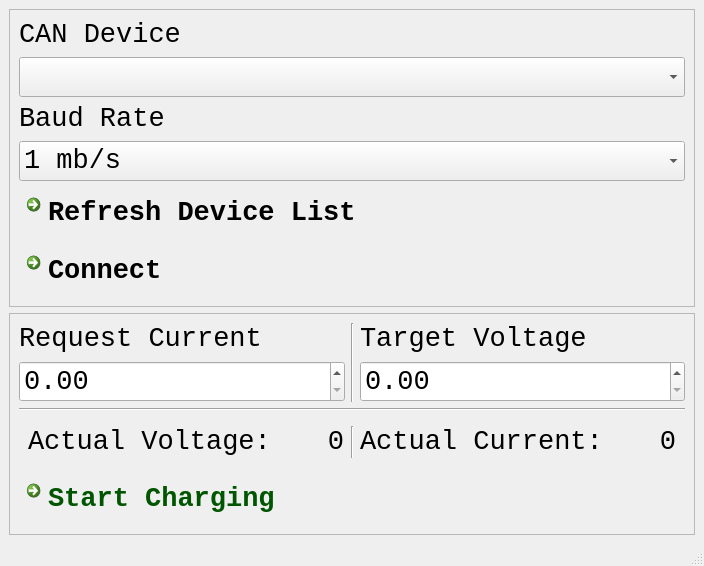
<?xml version="1.0" encoding="UTF-8"?>
<ui version="4.0">
 <class>ChargerGui</class>
 <widget class="QMainWindow" name="ChargerGui">
  <property name="geometry">
   <rect>
    <x>0</x>
    <y>0</y>
    <width>704</width>
    <height>565</height>
   </rect>
  </property>
  <property name="windowTitle">
   <string>ChargerGui</string>
  </property>
  <widget class="QWidget" name="centralwidget">
   <layout class="QGridLayout" name="gridLayout_4">
    <item row="0" column="0">
     <widget class="QFrame" name="CanFrame">
      <property name="frameShape">
       <enum>QFrame::StyledPanel</enum>
      </property>
      <property name="frameShadow">
       <enum>QFrame::Raised</enum>
      </property>
      <layout class="QGridLayout" name="gridLayout_2">
       <item row="3" column="0">
        <widget class="QComboBox" name="BaudRateBox">
         <property name="font">
          <font>
           <family>Monospace</family>
           <pointsize>20</pointsize>
          </font>
         </property>
         <property name="currentText">
          <string>500 kb/s</string>
         </property>
         <item>
          <property name="text">
           <string>1 mb/s</string>
          </property>
         </item>
         <item>
          <property name="text">
           <string>500 kb/s</string>
          </property>
         </item>
         <item>
          <property name="text">
           <string>250 kb/s</string>
          </property>
         </item>
         <item>
          <property name="text">
           <string>125 kb/s</string>
          </property>
         </item>
        </widget>
       </item>
       <item row="2" column="0">
        <widget class="QLabel" name="label_2">
         <property name="font">
          <font>
           <family>Monospace</family>
           <pointsize>20</pointsize>
          </font>
         </property>
         <property name="text">
          <string>Baud Rate</string>
         </property>
        </widget>
       </item>
       <item row="1" column="0">
        <widget class="QComboBox" name="CanDevices">
         <property name="font">
          <font>
           <family>Monospace</family>
           <pointsize>20</pointsize>
          </font>
         </property>
         <property name="currentIndex">
          <number>-1</number>
         </property>
        </widget>
       </item>
       <item row="0" column="0">
        <widget class="QLabel" name="CANDevLabel">
         <property name="font">
          <font>
           <family>Monospace</family>
           <pointsize>20</pointsize>
          </font>
         </property>
         <property name="text">
          <string>CAN Device</string>
         </property>
        </widget>
       </item>
       <item row="5" column="0">
        <widget class="QCommandLinkButton" name="CanConnectButton">
         <property name="font">
          <font>
           <family>Monospace</family>
           <pointsize>20</pointsize>
          </font>
         </property>
         <property name="text">
          <string>Connect</string>
         </property>
        </widget>
       </item>
       <item row="4" column="0">
        <widget class="QCommandLinkButton" name="RefreshButton">
         <property name="font">
          <font>
           <family>Monospace</family>
           <pointsize>20</pointsize>
          </font>
         </property>
         <property name="text">
          <string>Refresh Device List</string>
         </property>
        </widget>
       </item>
      </layout>
     </widget>
    </item>
    <item row="1" column="0">
     <widget class="QFrame" name="ChargeFrame">
      <property name="frameShape">
       <enum>QFrame::StyledPanel</enum>
      </property>
      <property name="frameShadow">
       <enum>QFrame::Raised</enum>
      </property>
      <layout class="QGridLayout" name="gridLayout_3">
       <item row="0" column="0">
        <widget class="QLabel" name="label">
         <property name="font">
          <font>
           <family>Monospace</family>
           <pointsize>20</pointsize>
          </font>
         </property>
         <property name="text">
          <string>Request Current</string>
         </property>
        </widget>
       </item>
       <item row="1" column="2">
        <widget class="QDoubleSpinBox" name="TargetVoltageBox">
         <property name="font">
          <font>
           <family>Monospace</family>
           <pointsize>20</pointsize>
          </font>
         </property>
        </widget>
       </item>
       <item row="0" column="1" rowspan="2">
        <widget class="Line" name="line_2">
         <property name="orientation">
          <enum>Qt::Vertical</enum>
         </property>
        </widget>
       </item>
       <item row="0" column="2">
        <widget class="QLabel" name="label_5">
         <property name="font">
          <font>
           <family>Monospace</family>
           <pointsize>20</pointsize>
          </font>
         </property>
         <property name="text">
          <string>Target Voltage</string>
         </property>
        </widget>
       </item>
       <item row="1" column="0">
        <widget class="QDoubleSpinBox" name="TargetCurrentBox">
         <property name="font">
          <font>
           <family>Monospace</family>
           <pointsize>20</pointsize>
          </font>
         </property>
        </widget>
       </item>
       <item row="4" column="0" colspan="3">
        <widget class="QWidget" name="widget" native="true">
         <layout class="QGridLayout" name="gridLayout_5">
          <item row="1" column="0">
           <widget class="QLabel" name="label_6">
            <property name="font">
             <font>
              <family>Monospace</family>
              <pointsize>20</pointsize>
             </font>
            </property>
            <property name="text">
             <string>Actual Voltage:</string>
            </property>
           </widget>
          </item>
          <item row="1" column="4">
           <widget class="QLabel" name="label_4">
            <property name="font">
             <font>
              <family>Monospace</family>
              <pointsize>20</pointsize>
             </font>
            </property>
            <property name="text">
             <string>Actual Current:</string>
            </property>
           </widget>
          </item>
          <item row="1" column="2">
           <widget class="Line" name="line">
            <property name="orientation">
             <enum>Qt::Vertical</enum>
            </property>
           </widget>
          </item>
          <item row="1" column="1">
           <widget class="QLabel" name="VoltageLabel">
            <property name="font">
             <font>
              <family>Monospace</family>
              <pointsize>20</pointsize>
             </font>
            </property>
            <property name="text">
             <string>0</string>
            </property>
            <property name="alignment">
             <set>Qt::AlignRight|Qt::AlignTrailing|Qt::AlignVCenter</set>
            </property>
            <property name="indent">
             <number>1</number>
            </property>
           </widget>
          </item>
          <item row="1" column="5">
           <widget class="QLabel" name="CurrentLabel">
            <property name="font">
             <font>
              <family>Monospace</family>
              <pointsize>20</pointsize>
             </font>
            </property>
            <property name="text">
             <string>0</string>
            </property>
            <property name="alignment">
             <set>Qt::AlignRight|Qt::AlignTrailing|Qt::AlignVCenter</set>
            </property>
           </widget>
          </item>
         </layout>
        </widget>
       </item>
       <item row="2" column="0" colspan="3">
        <widget class="Line" name="line_3">
         <property name="orientation">
          <enum>Qt::Horizontal</enum>
         </property>
        </widget>
       </item>
       <item row="8" column="0" colspan="3">
        <widget class="QCommandLinkButton" name="ChargeButton">
         <property name="font">
          <font>
           <family>Monospace</family>
           <pointsize>20</pointsize>
          </font>
         </property>
         <property name="styleSheet">
          <string notr="true">color:rgb(0, 85, 0)</string>
         </property>
         <property name="text">
          <string>Start Charging</string>
         </property>
        </widget>
       </item>
      </layout>
     </widget>
    </item>
   </layout>
  </widget>
  <widget class="QStatusBar" name="statusbar"/>
  <action name="actionSetup_Connection">
   <property name="text">
    <string>Setup Connection</string>
   </property>
  </action>
  <action name="actionDisconnect">
   <property name="text">
    <string>Disconnect</string>
   </property>
  </action>
 </widget>
 <resources/>
 <connections/>
</ui>
